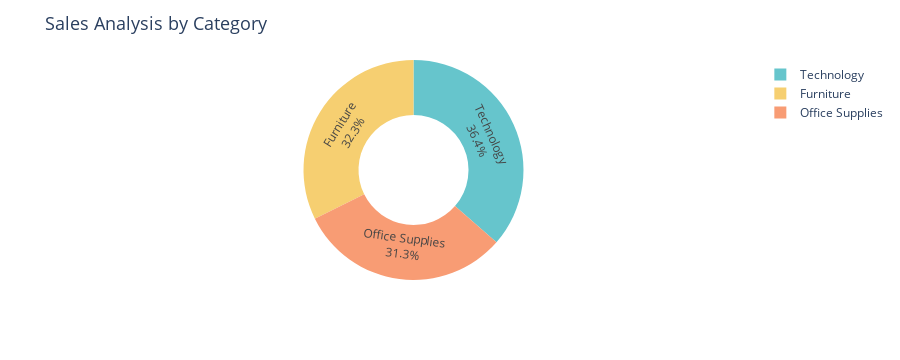

The code cell stored with this chart in its notebook:
### Code cell
fig = px.pie(sales_by_category,
           values = 'Sales',
           names = 'Category',
           hole = 0.5,
           color_discrete_sequence = px.colors.qualitative.Pastel)
fig.update_traces(textposition ='inside', textinfo ='percent+label')
fig.update_layout(title_text ='Sales Analysis by Category',title_font = dict(size=18))

fig.show()

### Figure 1 — Plotly figure (JSON) as saved in the notebook; plotly's stock layout.template omitted (floating-point values rounded to 4 significant figures)
{"data": [{"domain": {"x": [0, 1], "y": [0, 1]}, "hole": 0.5, "hovertemplate": "Category=%{label}<br>Sales=%{value}<extra></extra>", "labels": ["Furniture", "Office Supplies", "Technology"], "legendgroup": "", "name": "", "showlegend": true, "textinfo": "percent+label", "textposition": "inside", "type": "pie", "values": [742000.0, 719000.0, 836200.0]}], "layout": {"autosize": true, "height": 360, "legend": {"tracegroupgap": 0}, "margin": {"t": 60}, "piecolorway": ["rgb(102, 197, 204)", "rgb(246, 207, 113)", "rgb(248, 156, 116)", "rgb(220, 176, 242)", "rgb(135, 197, 95)", "rgb(158, 185, 243)", "rgb(254, 136, 177)", "rgb(201, 219, 116)", "rgb(139, 224, 164)", "rgb(180, 151, 231)", "rgb(179, 179, 179)"], "title": {"font": {"size": 18}, "text": "Sales Analysis by Category"}}}
